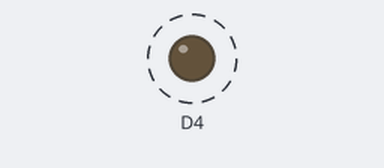
Bench run of a sketch on a simulated ESP8266 (NodeMCU). Parts: output pins drawn as LEDs (lit = HIGH). Dashed ring = blinking. What the sketch prints to the serial monitor is not drawn.

Above: at 0.5 s.
Timing chart, 0 to 4.6 s (numbered marks = the images above):
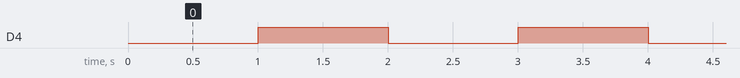

The sketch:

sketch_jan18a.ino
```cpp
#include <ESP8266WiFi.h>   //安装esp8266arduino开发环境
void setup()
{


      //pinMode(D0, OUTPUT);
      //pinMode(D1, OUTPUT);
      //pinMode(D2, OUTPUT);
      //pinMode(D3, OUTPUT);

      pinMode(D4, OUTPUT);
      //pinMode(D5, OUTPUT);


      //digitalWrite(D0,LOW);
      //digitalWrite(D1,LOW);
      //digitalWrite(D2,LOW);
      //digitalWrite(D3,LOW);
      //digitalWrite(D4,LOW);

      //digitalWrite(D5,LOW);
      //digitalWrite(D6,LOW);

      //digitalWrite(D7,LOW);
      //digitalWrite(D8,LOW);

    Serial.begin(9600);

    Serial.println("Demo Start");


}


void loop()
{

   digitalWrite(D4,LOW);
   delay(1000);
   digitalWrite(D4,HIGH);
   delay(1000);
}
```

Measured:
- by itself, D4: alternates HIGH for 1.0 s and LOW for 1.0 s
